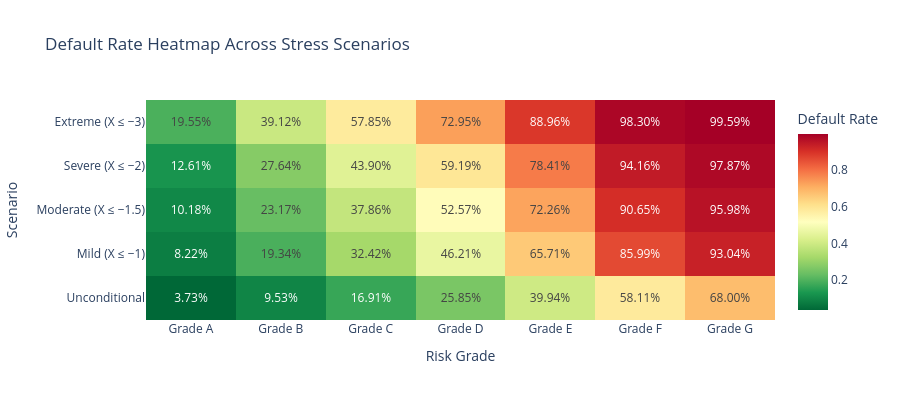

The code cell stored with this chart in its notebook:
### Markdown cell above
## Survival Copula for Clustered Defaults

The joint survival function can be expressed via the **survival Gaussian copula**:

$$\bar{C}(u_1, \ldots, u_K) = P(U_1 > u_1, \ldots, U_K > u_K)$$

For the one-factor Gaussian copula:

$$\bar{C}(u_1, \ldots, u_K) = \int_{-\infty}^{\infty} \prod_{k=1}^{K} \left[ 1 - \Phi\!\left(\frac{\Phi^{-1}(u_k) - \sqrt{\rho_k}\, x}{\sqrt{1 - \rho_k}}\right) \right] \phi(x)\, dx$$

So by Sklar's theorem, the joint survival function of default counts is:

$$P(D_1 > d_1, \ldots, D_K > d_K) = \bar{C}\!\big(F_1(d_1), \ldots, F_K(d_K)\big)$$

where $F_k$ is the marginal CDF of defaults in cluster $k$.

### Code cell
scenario_data = {
    'Unconditional': (X_draws >= -np.inf) & (X_draws <= np.inf), 
    'Mild (X ≤ −1)': X_draws <= -1,
    'Moderate (X ≤ −1.5)': X_draws <= -1.5,
    'Severe (X ≤ −2)': X_draws <= -2,
    'Extreme (X ≤ −3)': X_draws <= -3,
}

scenario_names = list(scenario_data.keys())
dr_matrix = np.zeros((len(scenario_names), K))

for i, (name, mask) in enumerate(scenario_data.items()):
    n_paths = mask.sum()
    if n_paths < 10:
        print(f"Warning: {name} has only {n_paths} paths")
    for k in range(K):
        dr_matrix[i, k] = default_counts[mask, k].mean() / n_k[k]

fig = go.Figure(data=go.Heatmap(
    z=dr_matrix,
    x=[f'Grade {g}' for g in grades],
    y=scenario_names,
    colorscale='RdYlGn_r',
    text=[[f'{val:.2%}' for val in row] for row in dr_matrix],
    texttemplate='%{text}',
    textfont={"size": 12},
    colorbar_title="Default Rate"
))

fig.update_layout(
    title="Default Rate Heatmap Across Stress Scenarios",
    xaxis_title="Risk Grade",
    yaxis_title="Scenario",
    template="plotly_white",
    height=400
)
fig.show()

### Figure 1 — Plotly figure (JSON) as saved in the notebook; plotly's stock layout.template omitted (floating-point values rounded to 4 significant figures)
{"data": [{"colorbar": {"title": {"text": "Default Rate"}}, "colorscale": [[0, "rgb(0,104,55)"], [0.1, "rgb(26,152,80)"], [0.2, "rgb(102,189,99)"], [0.3, "rgb(166,217,106)"], [0.4, "rgb(217,239,139)"], [0.5, "rgb(255,255,191)"], [0.6, "rgb(254,224,139)"], [0.7, "rgb(253,174,97)"], [0.8, "rgb(244,109,67)"], [0.9, "rgb(215,48,39)"], [1, "rgb(165,0,38)"]], "text": [["3.73%", "9.53%", "16.91%", "25.85%", "39.94%", "58.11%", "68.00%"], ["8.22%", "19.34%", "32.42%", "46.21%", "65.71%", "85.99%", "93.04%"], ["10.18%", "23.17%", "37.86%", "52.57%", "72.26%", "90.65%", "95.98%"], ["12.61%", "27.64%", "43.90%", "59.19%", "78.41%", "94.16%", "97.87%"], ["19.55%", "39.12%", "57.85%", "72.95%", "88.96%", "98.30%", "99.59%"]], "textfont": {"size": 12}, "texttemplate": "%{text}", "type": "heatmap", "x": ["Grade A", "Grade B", "Grade C", "Grade D", "Grade E", "Grade F", "Grade G"], "y": ["Unconditional", "Mild (X ≤ −1)", "Moderate (X ≤ −1.5)", "Severe (X ≤ −2)", "Extreme (X ≤ −3)"], "z": [[0.03733, 0.09527, 0.1691, 0.2585, 0.3994, 0.5811, 0.68], [0.08221, 0.1934, 0.3242, 0.4621, 0.6571, 0.8599, 0.9304], [0.1018, 0.2317, 0.3786, 0.5257, 0.7226, 0.9065, 0.9598], [0.1261, 0.2764, 0.439, 0.5919, 0.7841, 0.9416, 0.9787], [0.1955, 0.3912, 0.5785, 0.7295, 0.8896, 0.983, 0.9959]]}], "layout": {"height": 400, "title": {"text": "Default Rate Heatmap Across Stress Scenarios"}, "xaxis": {"title": {"text": "Risk Grade"}}, "yaxis": {"title": {"text": "Scenario"}}}}
